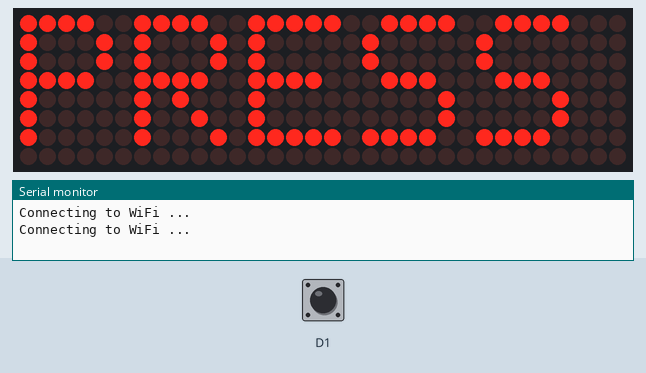
Recording of a program running on a simulated ESP8266 (NodeMCU). Shown: 32×8 LED matrix, the last lines printed to the serial monitor. The test bench sets the inputs (shaded band); at power-on: D1 HIGH. WiFi joins after 1.5 s; servers stay silent unless stated; network time is answered at once with the bench clock; the local clock reads 2024-03-15 10:24:30 at power-on unless the program sets it; EEPROM starts erased.

Above: at 2.8 s.
2.9 s: D1 pulled LOW for 0.15 s
At 4.4 s:
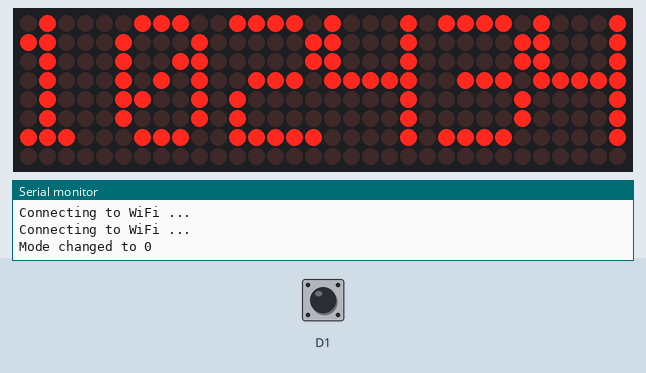
6.0 s: D1 pulled LOW for 1 s
At 7.8 s:
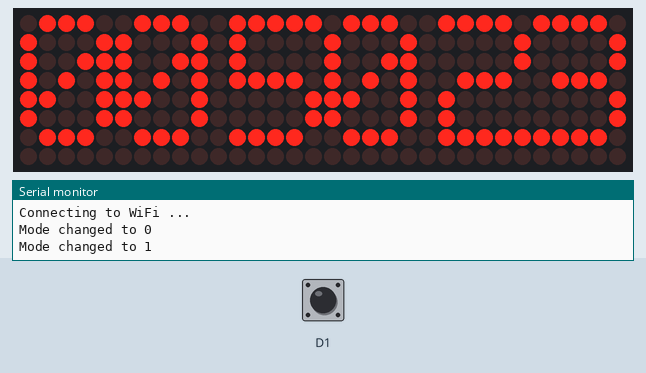
9.5 s: D1 pulled LOW for 0.15 s
At 10.3 s:
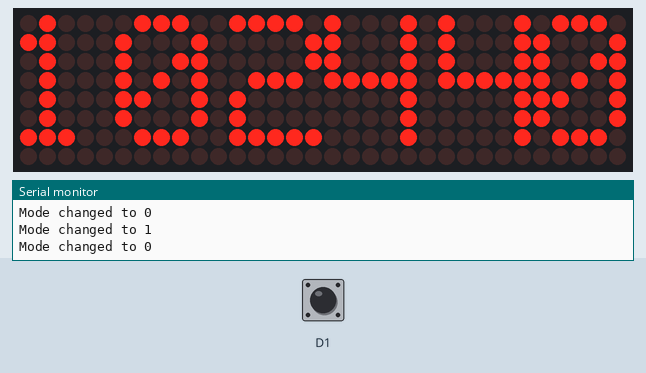
11.5 s: D1 pulled LOW for 1 s
At 13.8 s:
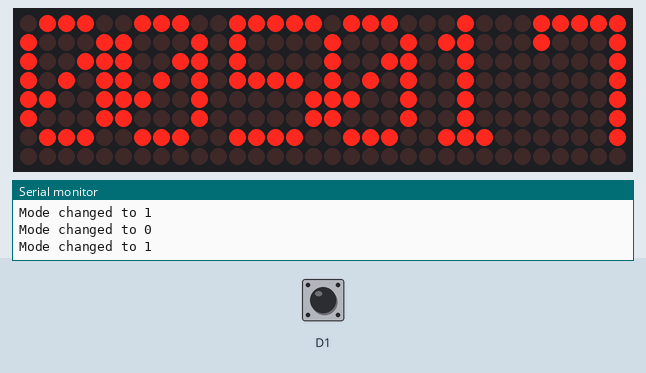
Timing chart, 0 to 15.3 s (numbered marks = the images above; inputs shaded):
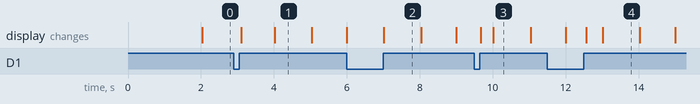

The program:

main.cpp
```cpp
#include <Arduino.h>
#include <MD_MAX72xx.h>
#include <ESP8266WiFi.h>
#include <NTPClient.h>
#include <WiFiUdp.h>
#include <config/wifiConfig.cpp>
#include <displayController.cpp>
#include <math.h>
#include <headers/clockState.h>
#include <inputController.cpp>
#include <EEPROM.h>

// State
const char timeZone = 3;
const char length = 31;
const char numberLength = 5;
ScreenType state = Clock;
unsigned long cycleTime = 0;

// Software
WiFiUDP ntpUDP;
NTPClient timeClient(ntpUDP, "0.ru.pool.ntp.org", timeZone * 3600);

// Hardware
MD_MAX72XX *display = new MD_MAX72XX(MD_MAX72XX::FC16_HW, D7, D5, D8, 4);
InputController *button = new InputController(D1);

Time *GetTimeDiff(time_t timeFrom, time_t timeTo)
{
	time_t deltaTime = abs(timeTo - timeFrom);

	char hours = deltaTime / 3600;
	char minutes = (deltaTime - (hours * 3600)) / 60;
	char seconds = (deltaTime - (hours * 3600)) - (minutes * 60);

	return new Time(hours, minutes, seconds);
}

void setup()
{
	EEPROM.begin(1);
	state = (ScreenType)EEPROM.read(0);
	EEPROM.end();

	cycleTime = millis();
	display->begin();
	display->control(MD_MAX72XX::INTENSITY, 1);
	display->control(MD_MAX72XX::UPDATE, MD_MAX72XX::OFF);

	Serial.begin(9600);

	WiFi.mode(WIFI_STA);
	WiFi.begin(WiFiConfig::ssid, WiFiConfig::password);
}

void loop()
{
	unsigned long timenow = millis();

	while (!WiFi.isConnected())
	{
		Serial.println("Connecting to WiFi ...");
		if (!timeClient.isTimeSet())
		{
			display->clear();
			DisplayController::print("WIFI", 4, length, display);
			display->update();
		}
		delay(1000);
	}

	button->UpdateInput();
	if (button->ButtonIsReleased())
	{
		if (state == 0)
		{
			EEPROM.begin(1);
			EEPROM.write(0, ScreenType::Timer);
			state = ScreenType::Timer;
			EEPROM.commit();
			EEPROM.end();
		}
		else
		{
			EEPROM.begin(1);
			EEPROM.write(0, ScreenType::Clock);
			state = ScreenType::Clock;
			EEPROM.commit();
			EEPROM.end();
		}

		Serial.print("Mode changed to ");
		Serial.println(state);
	}
	if (timenow - cycleTime >= 50)
	{
		timeClient.update();
		display->clear();

		switch (state)
		{
		case ScreenType::Clock:
			DisplayController::setTime(new Time(
										   timeClient.getHours(),
										   timeClient.getMinutes(),
										   timeClient.getSeconds()),
									   display, length, numberLength);
			break;
		case ScreenType::Timer:
			DisplayController::setTime(GetTimeDiff(timeClient.getEpochTime() - timeZone * 3600, 1717312500), display, length, numberLength);
			break;
		default:
			DisplayController::print("PRESS", 5, length, display);
		}

		display->update();
		cycleTime = millis();
	}
}
```

displayController.cpp
```cpp
#include <headers/displaytime.h>
#include <MD_MAX72xx.h>

class DisplayController
{
public:
    static void setTime(Time *time, MD_MAX72XX* display, char length, char numberLength)
    {
        char counter = length;
        display->setChar(counter, time->GetCharSegment(HourSegment1));
        counter -= numberLength;
        display->setChar(counter, time->GetCharSegment(HourSegment2));

        counter--;
        counter -= numberLength;
        display->setChar(counter, time->GetCharSegment(MinuteSegment1));
        counter -= numberLength;
        display->setChar(counter, time->GetCharSegment(MinuteSegment2));

        counter--;
        counter -= numberLength;
        display->setChar(counter, time->GetCharSegment(SecondSegment1));
        counter -= numberLength;
        display->setChar(counter, time->GetCharSegment(SecondSegment2));
        delete time;
    }
    static void print(char* word, char len, char screenLen, MD_MAX72XX* display)
    {
        char symLen = 5;
        for(int i = 0; i < len; i++){
            char l = word[i] == 'i' ? symLen : symLen + 1;
			display->setChar(screenLen - (l * i), word[i]);
        }
    }
};
```

clockState.h
```cpp
enum ScreenType
{
    Clock,
    Timer
};
```

displaytime.h
```cpp
enum SegmentType
{
    HourSegment1,
    HourSegment2,
    MinuteSegment1,
    MinuteSegment2,
    SecondSegment1,
    SecondSegment2
};

class Time
{
private:
    char _seconds;
    char _minutes;
    char _hours;

public:
    Time(char hours, char minutes, char seconds)
    {
        this->_seconds = seconds > 99 ? 0 : seconds;
        this->_minutes = minutes > 99 ? 0 : minutes;
        this->_hours = hours > 99 ? 0 : hours;
    }
    char GetSeconds()
    {
        return _seconds;
    }
    char GetMinutes()
    {
        return _minutes;
    }
    char GetHours()
    {
        return _hours;
    }

    char GetCharSegment(SegmentType charType)
    {
        switch (charType)
        {
        case HourSegment1:
            return (_hours - _hours % 10) / 10 + 48;
            break;
        case HourSegment2:
            return _hours % 10 + 48;
            break;
        case MinuteSegment1:
            return (_minutes - _minutes % 10) / 10 + 48;
            break;
        case MinuteSegment2:
            return _minutes % 10 + 48;
            break;
        case SecondSegment1:
            return (_seconds - _seconds % 10) / 10 + 48;
            break;
        case SecondSegment2:
            return _seconds % 10 + 48;
            break;
        }
        return 0;
    }
};
```

inputController.cpp
```cpp
#include <Arduino.h>

class InputController
{
    bool _buttonState{true};
    bool _released{false};
    short updateTime;
    uint8_t port;

public:
    InputController(uint8_t port)
    {
        this->port = port;
        pinMode(port, INPUT_PULLUP);
        updateTime = millis();
    }
    void UpdateInput()
    {
        if(millis() - updateTime > 30){
            bool state = digitalRead(port);
            if(state != _buttonState){
                _buttonState = state;
                if(state != 0){
                    _released = 1;
                }
            }
            updateTime = millis();
        }
    }
    bool GetState()
    {
        return !_buttonState;
    }
    bool ButtonIsReleased(){
        bool released = _released;
        if(_released == 1){
            _released = 0;
        }
        return released;
    }
};
```

wifiConfig.cpp
```cpp
namespace WiFiConfig{
    static const char* ssid = "SegaIoT";
    static const char* password = "@connectIoT";
};
```

Measured:
- after the input at 2.9 s, the display: first changes after 0.20 s (image 1 shows a later state)
- what the display in image 1 shows lasts 1.0 s, from 4.0 s to 5.0 s
